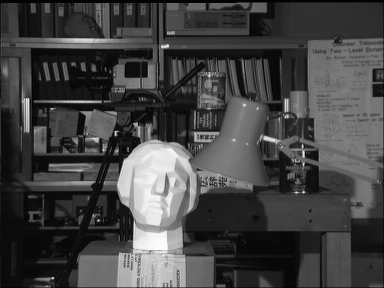
#> input picture examples/susan/input_large.pgm, 384 x 288 px
$ python eval.py ../susan/input_large.pgm ../susan/input_small.pgm   (Python 2 division)
#> lines starting #> are read from the running program, lines starting #| are printed output that depends on the picture
#!/usr/bin/python

from __future__ import division
import PIL
import PIL.Image
import itertools
import math
import sys
import numpy
from scipy import signal
from scipy import ndimage

MAX_PIXEL = 255

########################################

def read_image(image_file):
#> called with image_file = '../susan/input_large.pgm'
    image = PIL.Image.open(image_file)
#> image is the input picture: PIL image 384x288 L; min 0, max 252, mean 67.6
#> call 2 of read_image, with image_file = '../susan/input_small.pgm'
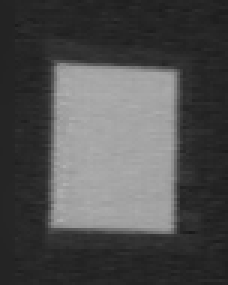
#> input picture examples/susan/input_small.pgm, 76 x 95 px (shown 3 times larger)
#> in read_image, image is the input picture: PIL image 76x95 L; min 24, max 178, mean 78.9
#> the loop in score_me, `for ppixel, apixel in itertools.izip(orig_data, relaxed_data):` made 7220 passes
#> (ppixel, apixel) on passes 1 to 12: (1, 35), (2, 36), (2, 36), (2, 36), (3, 36), (2, 38), (2, 38), (3, 36), (2, 37), (2, 37), (2, 37), (2, 38)
#> after the loop in score_me, `for ppixel, apixel in itertools.izip(orig_data, relaxed_data):`: incorrects = 7149; total = 7220
    try:
        data = image.getdata()
    except ValueError:
        data = []
    return data

# [10 lines left out: function read_image_2d, not called in this run]

########################################

def score_mpd(orig, relaxed): #Mean pixel difference
#> called with orig = '../susan/input_large.pgm', relaxed = '../susan/input_small.pgm'
    orig_data = read_image(orig)
    relaxed_data = read_image(relaxed)

    error = 0
    total = 0
    for ppixel, apixel in itertools.izip(orig_data, relaxed_data):
        error += abs(ppixel - apixel)
        total += 1
#> this loop made 7220 passes
#> (ppixel, apixel, error) on passes 1 to 3: (1, 35, 34), (2, 36, 68), (2, 36, 102)
#> after the loop, error = 365025; total = 7220
    return error / MAX_PIXEL / total

def score_mae(orig, relaxed): #Mean absolute error
#> called with orig = '../susan/input_large.pgm', relaxed = '../susan/input_small.pgm'
    orig_data = read_image(orig)
    relaxed_data = read_image(relaxed)

    error = 0
    total = 0
    for ppixel, apixel in itertools.izip(orig_data, relaxed_data):
        error += abs(ppixel - apixel)
        total += 1
#> after the loop, error = 365025; total = 7220
    return error / total

def score_rmse(orig, relaxed): #Root mean squared error
#> called with orig = '../susan/input_large.pgm', relaxed = '../susan/input_small.pgm'
    orig_data = read_image(orig)
    relaxed_data = read_image(relaxed)

    error = 0
    total = 0
    for ppixel, apixel in itertools.izip(orig_data, relaxed_data):
        error += math.pow(abs(ppixel - apixel), 2)
        total += 1
#> this loop made 7220 passes
#> (ppixel, apixel, error) on passes 1 to 3: (1, 35, 1156), (2, 36, 2312), (2, 36, 3468)
#> after the loop, error = 32627837; total = 7220
    return math.sqrt((error / total))

def score_psnr(orig, relaxed): #Mean absolute error
#> called with orig = '../susan/input_large.pgm', relaxed = '../susan/input_small.pgm'
    mse = math.pow(score_rmse(orig, relaxed), 2)
#> the loop in score_rmse (call 2), `for ppixel, apixel in itertools.izip(orig_data, relaxed_data):` made 7220 passes
#> mse = 4519.1
    try:
        return 10*math.log(math.pow(MAX_PIXEL, 2)/mse)
    except:
        return float('Inf')

def score_me(orig, relaxed): #Misclassification error
    orig_data = read_image(orig)
    relaxed_data = read_image(relaxed)

    incorrects = 0
    total = 0
    for ppixel, apixel in itertools.izip(orig_data, relaxed_data):
        if ppixel != apixel:
            incorrects += 1
        total += 1
    return incorrects / total

########################################

def fspecial_gauss(size, sigma):
    """Function to mimic the 'fspecial' gaussian MATLAB function
    """
    x, y = numpy.mgrid[-size//2 + 1:size//2 + 1, -size//2 + 1:size//2 + 1]
    g = numpy.exp(-((x**2 + y**2)/(2.0*sigma**2)))
    return g/g.sum()


def score_ssim(orig, relaxed, cs_map=False):
    """Return the Structural Similarity Map corresponding to input images img1
    and img2 (images are assumed to be uint8)

    This function attempts to mimic precisely the functionality of ssim.m a
    MATLAB provided by the author's of SSIM
    https://ece.uwaterloo.ca/~z70wang/research/ssim/ssim_index.m
    """
#> called with orig = '../susan/input_large.pgm', relaxed = '../susan/input_small.pgm', cs_map = False

    img1 = numpy.asarray(PIL.Image.open(orig))
    img2 = numpy.asarray(PIL.Image.open(relaxed))

    img1 = img1.astype(numpy.float64)
    img2 = img2.astype(numpy.float64)
    size = 11
    sigma = 1.5
    window = fspecial_gauss(size, sigma)
    K1 = 0.01
    K2 = 0.03
    L = MAX_PIXEL #bitdepth of image
    C1 = (K1*L)**2
    C2 = (K2*L)**2
    mu1 = signal.fftconvolve(img1, window, mode='valid')
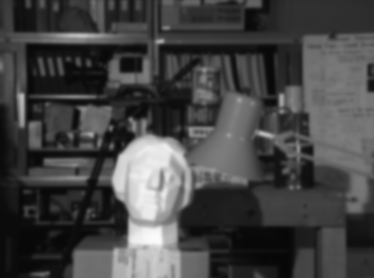
#> mu1: shape (278, 374) float64; min 7.35, max 251.2, mean 69
    mu2 = signal.fftconvolve(img2, window, mode='valid')
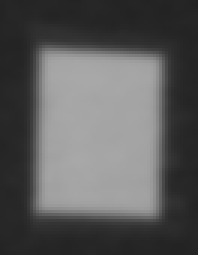
#> mu2: shape (85, 66) float64 (shown 3 times larger); min 33.91, max 168.7, mean 91
    mu1_sq = mu1*mu1
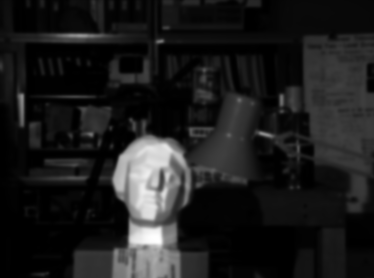
#> mu1_sq: shape (278, 374) float64; min 53.97, max 63088.6, mean 7339; drawn with min black and max white
    mu2_sq = mu2*mu2
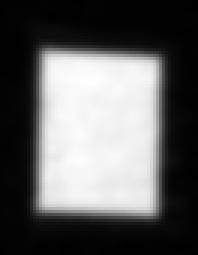
#> mu2_sq: shape (85, 66) float64 (shown 3 times larger); min 1149.9, max 28464.7, mean 11470.3; drawn with min black and max white
#> (the run stopped early here; a loop or call above may not have finished)
